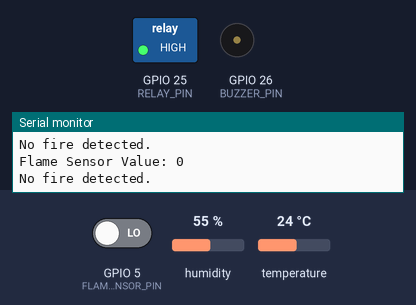
The sketch below on a simulated ESP32. On the bench: switched loads named in the sketch (green lamp = pin HIGH), buzzer (waves = sounding), the last lines printed to the serial monitor. The test bench sets the inputs (shaded band); at power-on: GPIO 5 (FLAME_SENSOR_PIN) LOW, humidity 55 %, temperature 24 °C. The modem accepts every AT command (registered, SIM ready, sends succeed) and sends nothing else.

Above: at 15.2 s.
15.3 s: GPIO 5 (FLAME_SENSOR_PIN) driven HIGH
At 15.6 s:
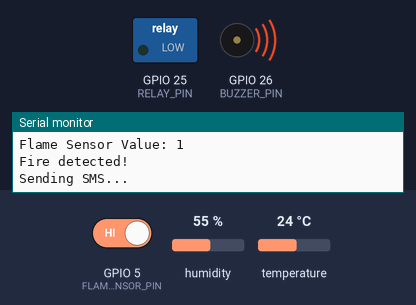
Timing chart, 0 to 22.8 s (numbered marks = the images above; inputs shaded):
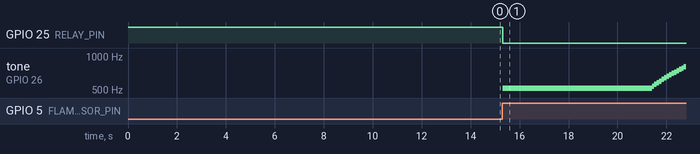

Measured:
- after the input at 15.3 s, GPIO 25 (RELAY_PIN): HIGH → LOW at once; tone on GPIO 26 (BUZZER_PIN): plays 520 Hz for 6.1 s, 540 Hz for 0.10 s, 560 Hz for 0.10 s, 580 Hz for 0.10 s, 600 Hz for 0.10 s, 620 Hz for 0.10 s … (15 notes in this stretch), starting at once

The sketch:

FIreF.ino
```cpp
#include <Wire.h>
#include <Adafruit_Sensor.h>
#include <DHT.h>
#include <DHT_U.h>
#include <SoftwareSerial.h>

// Pin Definitions
#define FLAME_SENSOR_PIN 5
#define DHT_PIN 4
#define DHT_TYPE DHT22
#define RELAY_PIN 25
#define BUZZER_PIN 26
#define RELAY_ON LOW    // Assuming active-low relay
#define RELAY_OFF HIGH

// Global Variables
DHT dht(DHT_PIN, DHT_TYPE);
SoftwareSerial gsmSerial(17, 16);  // TX, RX
bool smsSent = false;
unsigned long previousMillis = 0;
int frequency = 500;
bool increasing = true;

void setup() {
  Serial.begin(115200);
  gsmSerial.begin(9600);
  dht.begin();

  // Pin Configuration
  pinMode(FLAME_SENSOR_PIN, INPUT);
  pinMode(RELAY_PIN, OUTPUT);
  pinMode(BUZZER_PIN, OUTPUT);

  // Initial States
  digitalWrite(RELAY_PIN, RELAY_OFF);
  digitalWrite(BUZZER_PIN, LOW);

  // GSM Initialization
  delay(10000);  // Wait for GSM module to initialize
  gsmSerial.println("AT");
  delay(1000);
  gsmSerial.println("AT+CSMINS?");
  delay(1000);
  gsmSerial.println("AT+CREG?");
  delay(1000);
  gsmSerial.println("AT+CSQ");
  delay(1000);
}

void loop() {
  int val = digitalRead(FLAME_SENSOR_PIN);
  Serial.print("Flame Sensor Value: ");
  Serial.println(val);

  unsigned long currentMillis = millis();

  if (val == HIGH) {
    Serial.println("Fire detected!");
    digitalWrite(RELAY_PIN, RELAY_ON);

    // Buzzer control with 100ms interval
    if (currentMillis - previousMillis >= 100) {
      previousMillis = currentMillis;
      if (increasing) {
        frequency += 20;
        if (frequency >= 1000) increasing = false;
      } else {
        frequency -= 20;
        if (frequency <= 500) increasing = true;
      }
      tone(BUZZER_PIN, frequency);
    }

    // SMS handling
    if (!smsSent) {
      float temperature = dht.readTemperature();
      float humidity = dht.readHumidity();
      String message;
      if (isnan(temperature) || isnan(humidity)) {
        message = "Warning! Fire detected! Sensor error";
      } else {
        message = "Warning! Fire detected! Temp: " + String(temperature) + "C, Humidity: " + String(humidity) + "%";
      }
      sendSMS("09751969408", message);
      smsSent = true;
    }
  } else {
    Serial.println("No fire detected.");
    digitalWrite(RELAY_PIN, RELAY_OFF);
    noTone(BUZZER_PIN);
    smsSent = false;
  }
  delay(100);  // Main loop delay
}

void sendSMS(String phoneNumber, String message) {
  Serial.println("Sending SMS...");

  // Set SMS text mode
  gsmSerial.println("AT+CMGF=1");
  delay(1000);

  // Check if command was successful
  if (waitForResponse("OK", 2000)) {
    gsmSerial.println("AT+CMGS=\"" + phoneNumber + "\"");
    delay(1000);

    gsmSerial.print(message);
    delay(1000);
    gsmSerial.write(26);  // Ctrl+Z to send
    delay(3000);

    if (waitForResponse("OK", 5000)) {
      Serial.println("SMS sent successfully");
    } else {
      Serial.println("SMS sending failed");
    }
  } else {
    Serial.println("Failed to set SMS mode");
  }
}

// Helper function to wait for GSM response
bool waitForResponse(String expected, unsigned long timeout) {
  unsigned long startTime = millis();
  String response = "";

  while (millis() - startTime < timeout) {
    if (gsmSerial.available()) {
      char c = gsmSerial.read();
      response += c;
      if (response.indexOf(expected) != -1) {
        return true;
      }
    }
  }
  Serial.println("GSM Response: " + response);
  return false;
}
```
